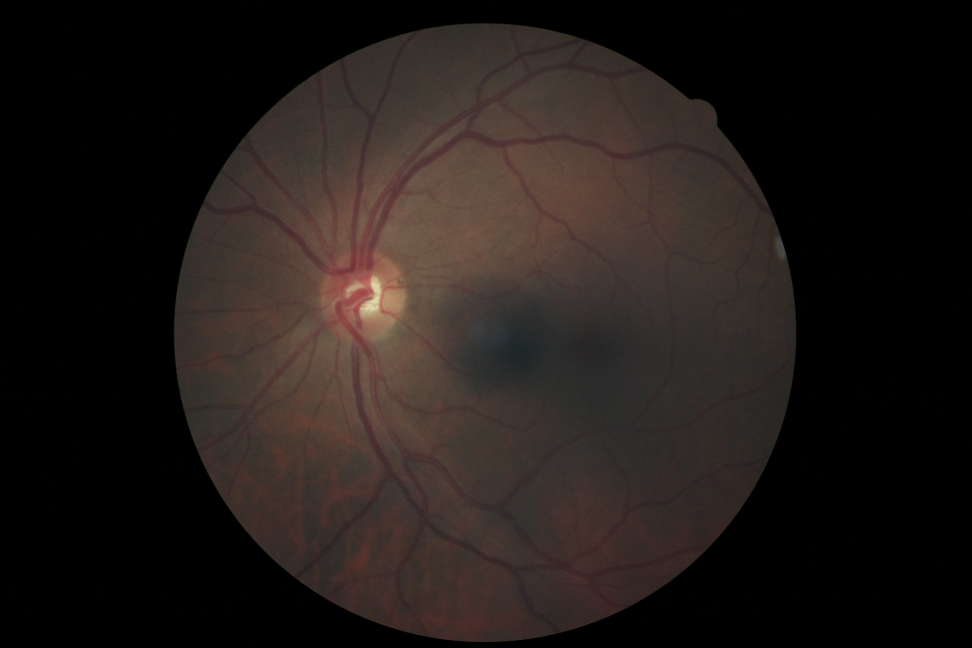
#> input picture IMAGES/19_left.jpeg, 3888 x 2592 px, found by its file name (shown at 1/4 size); its folder holds only this picture in this run
$ python preprocess_crop.py
#> lines starting #> are read from the running program, lines starting #| are printed output that depends on the picture
#> in loadData, img is the input picture: shape (2592, 3888, 3); mean B, G, R 23.8, 26.6, 33.4
### preprocessing/croppingwithpad.py
import cv2
import numpy as np
from PIL import Image, ImageOps

# [5 lines left out: function openImage, not called in this run]

#function that looks for circles in the image. used for cropping the image
def findCircles(img, size, n):
	'''
	This function looks for circles in the fundus images to be used for cropping of the images. It returns center_x, center_y, radius and message
	type_c is the type of the circle
		0 - Circle diameter is almost same with the image height
		1 - Circle diameter is bigger than the image height
		2 - Circle diameter is smaller than the image height
	mes returns a message wether a circle is found or not (0 - circle found, 1 - circle not found)
	'''
#> called with size = 512, n = '19_left.jpeg'
	h, w = img.shape[:2]
#> h = 2592; w = 3888
	size = 512
	helper = h / size
#> helper = 5.06
	s_h = h / helper
#> s_h = 512
	s_w = w / helper
#> s_w = 768
	s_img = cv2.resize(img, (int(s_w), int(s_h)))
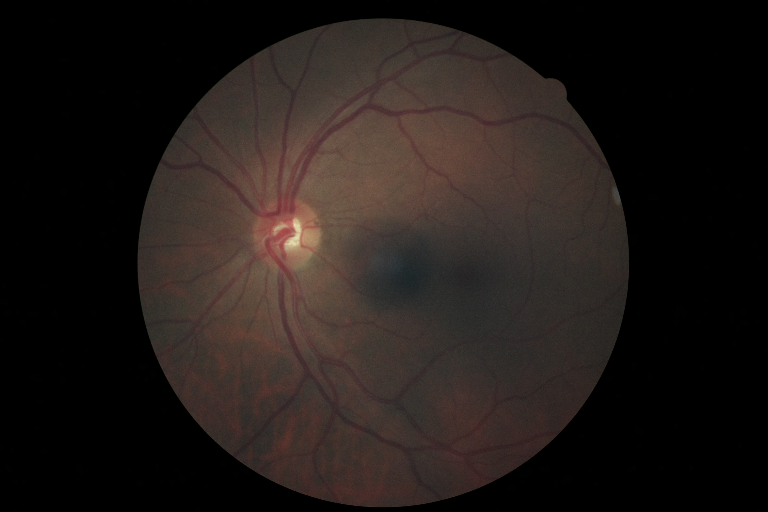
#> s_img: shape (512, 768, 3); mean B, G, R 23.8, 26.6, 33.3
	ret, thresh = cv2.threshold(s_img, 10, 150, cv2.THRESH_BINARY)
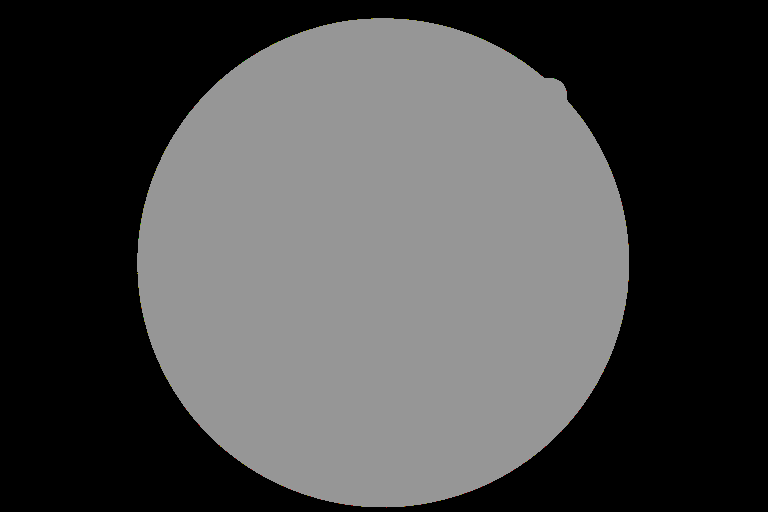
#> thresh: shape (512, 768, 3); mean B, G, R 72.1, 72.2, 72.2

	gray = cv2.cvtColor(thresh, cv2.COLOR_BGR2GRAY)
	gray = cv2.medianBlur(gray, 5)

	circles = cv2.HoughCircles(gray, cv2.HOUGH_GRADIENT, dp =1 , minDist = 20, param1 = 100, param2= 20, minRadius = (int(s_h / 2.05)), maxRadius = (int(s_h / 2) + int(s_h * 0.03)))
#> circles = None
	type_c = 0

	if circles is None:
		circles = cv2.HoughCircles(gray, cv2.HOUGH_GRADIENT, dp = 1,minDist = 20, param1=100, param2=20, minRadius= (int(s_h/2.25)), maxRadius=(int(s_w)))
#> circles = [[382.5, 260.5, 246.2]]
		type_c = 1

	if circles is None:
		circles = cv2.HoughCircles(gray, cv2.HOUGH_GRADIENT, dp = 1,minDist = 20, param1=100, param2=20, minRadius= (int(s_h/2.25)), maxRadius=(int(s_h/2)-int(s_h*0.015)))
		type_c = 2

	mes = 0
	if circles is None:
		print('Cant find circles in image: ', n)
		mes = 1
		c_x = 0
		c_y=0
		r=0
		return c_x, c_y, r, type_c, mes
	else:
		circles = np.uint16(np.around(circles))
#> circles = [[382, 260, 246]]
		rad = 0.0
		for i in circles[0, :]:
			if i[2] > rad:
				rad = i[2]
				circle = i
#> this loop made 1 pass
#> (rad, circle) on pass 1: (246, [382, 260, 246])
#> after the loop, rad = 246
		c_x = int((circle[0]/s_w)*w)
#> c_x = 1933
		c_y = int((circle[1]/s_h)*h)
#> c_y = 1316
		r = int(circle[2]*helper)
#> r = 1245

		return c_x, c_y, r, type_c, mes

def cropImage(img, n):
	'''
	Crops the images by locating the center from the function find circles and crop the images according to the center and radius.
	If mes = 1 it returns the original image and the message
	If mes = 0 it crops the images and return the original image
	'''
	center_x, center_y, r, type_c, mes = findCircles(img, 512, n)
#> center_x = 1933; center_y = 1316; r = 1245; type_c = 1; mes = 0
	if mes == 1:
		return img, mes
	if type_c == 1 or type_c == 0:
		y = 0
	else:
		y = center_y -r

	x = (center_x - r) - 100
#> x = 588
	if x <= 0:
		x = 0
	h = int(y + r * 2) + 200
#> h = 2690
	w = int(x + r * 2) + 200
#> w = 3278
	crop_img = img[y: h, x: w]
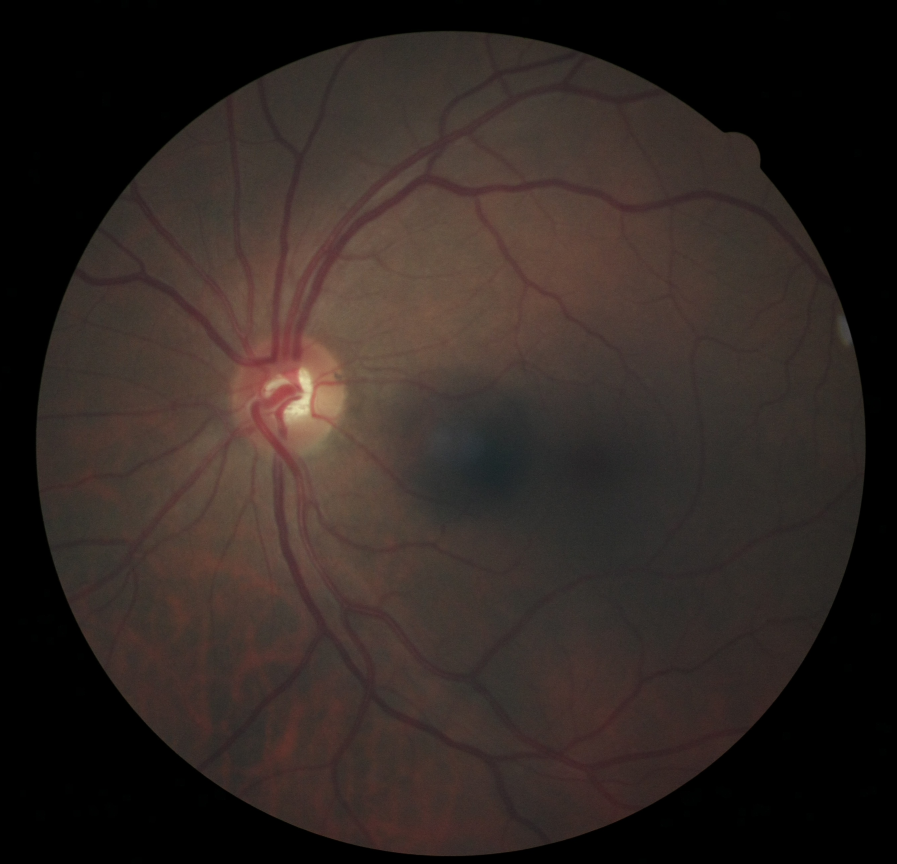
#> crop_img: shape (2592, 2690, 3) (shown at 1/3 size); mean B, G, R 34.5, 38.5, 48.3

	if type_c == 1:
		crop_img = padToSquare(crop_img)
	return crop_img, mes

def padToSquare(img):
	'''
	This function pads the image into a square.
	'''
	w, l = img.shape[:2]
#> w = 2592; l = 2690
	if (w<l):
		border = int((l-w)/2.0)
#> border = 49
		pad_img = cv2.copyMakeBorder(img, top = border, bottom = border, left = 0, right = 0, borderType = cv2.BORDER_CONSTANT, value = [0, 0, 0])
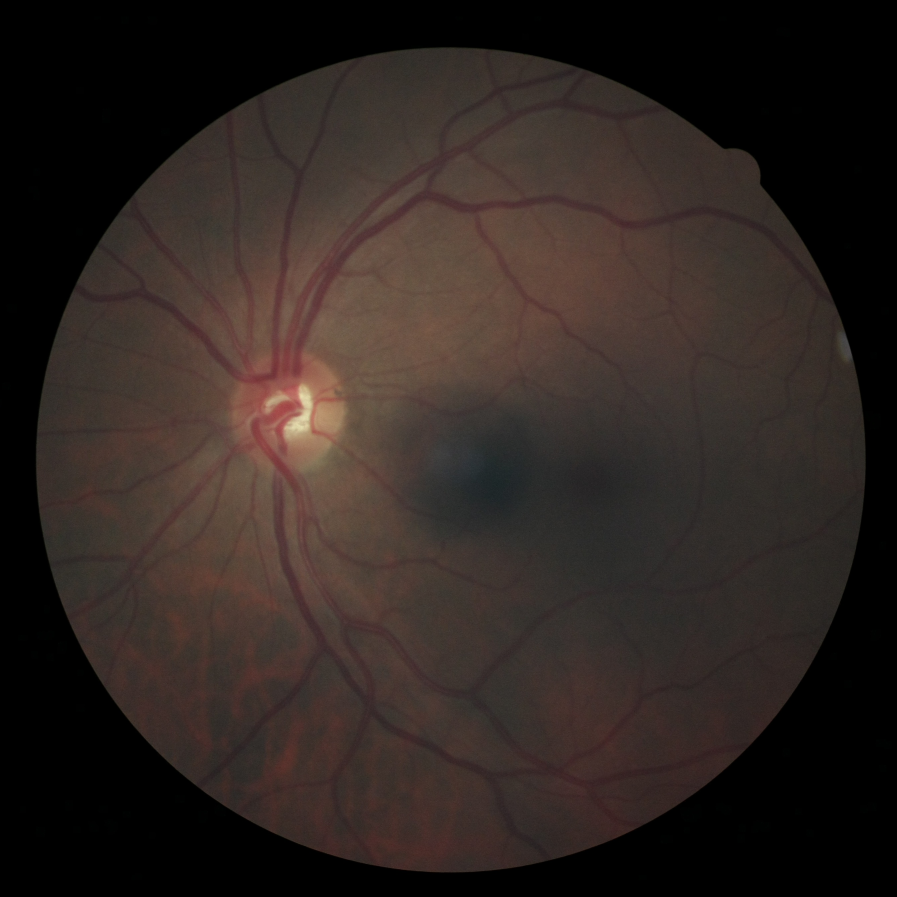
#> pad_img: shape (2690, 2690, 3) (shown at 1/3 size); mean B, G, R 33.2, 37.1, 46.5
	else:
		border = int((w-l) / 2.0)
		pad_img = cv2.copyMakeBorder(img, top = border, bottom = border, left = 0, right = 0, borderType = cv2.BORDER_CONSTANT, value = [0, 0, 0])

	return pad_img

# [21 lines left out: function cropImageSameHeight, not called in this run]

### preprocess_crop.py
import os
import cv2
import numpy as np
import csv
from preprocessing import croppingwithpad

ROOT_PATH = "/Users/joverlyngaudillo/Documents/cloned-repository/fundus-preprocessing/"
train_data_directory = os.path.join(ROOT_PATH, "IMAGES")
target_dir = '/Users/joverlyngaudillo/Documents/cloned-repository/fundus-preprocessing/output_images/with_circles/'
target_dir2 = '/Users/joverlyngaudillo/Documents/cloned-repository/fundus-preprocessing/output_images/no_circles/'
no_circles = []

def loadData(data_directory):
	for f in os.listdir(data_directory):
		file_names = os.path.join(data_directory, f)
		if file_names.endswith('.jpeg'):
			img = cv2.imread(file_names)
			crop, mes = croppingwithpad.cropImage(img, f)
#> mes = 0
			if mes == 1:
				no_circles.append(f)
				crop_no_circles = croppingwithpad.cropImageSameHeight(img, f)
				res = cv2.resize(crop_no_circles, (512, 512))
				cv2.imwrite(target_dir2 + f, res)
			if mes == 0:
				res = cv2.resize(crop, (512, 512))
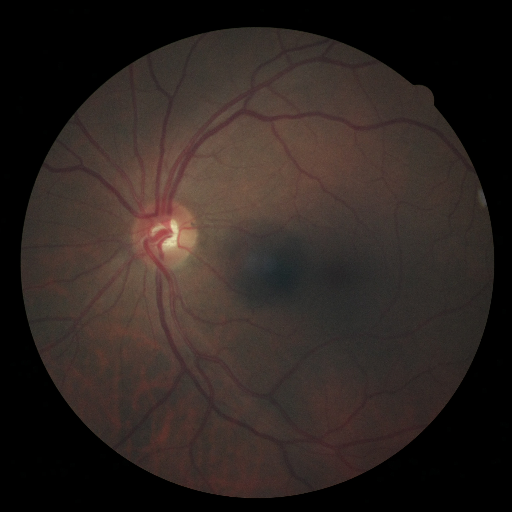
#> res: shape (512, 512, 3); mean B, G, R 33.1, 37, 46.4
				cv2.imwrite(target_dir + f , res)
	np.savetxt('no_circles.txt', no_circles, delimiter = ",", fmt = "%s" )


loadData(train_data_directory)

$ run again, on IMAGES/21_left.jpeg
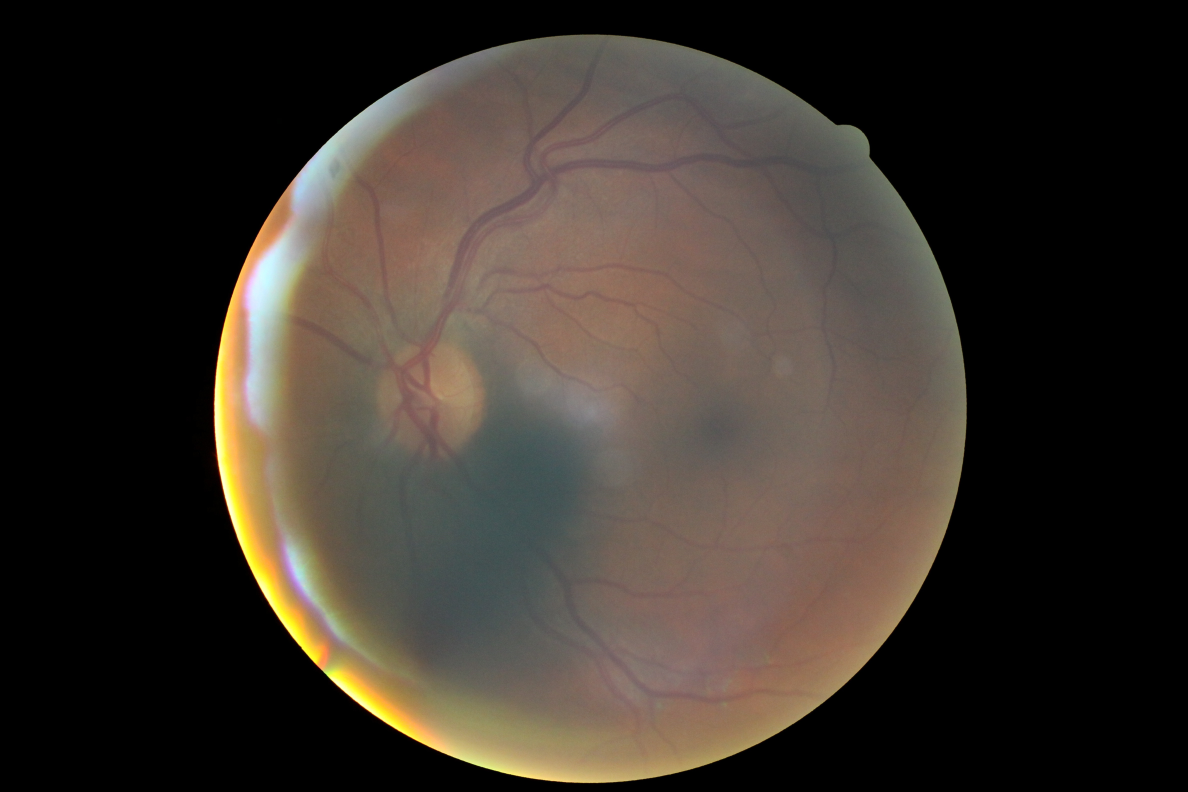
#> input picture IMAGES/21_left.jpeg, 4752 x 3168 px, found by its file name (shown at 1/4 size)
#> in loadData, img is the input picture: shape (3168, 4752, 3); mean B, G, R 43.9, 51.2, 58.7
#> in findCircles, `ret, thresh = cv2.threshold(s_img, 10, 150, cv2.THRESH_BINARY)`:
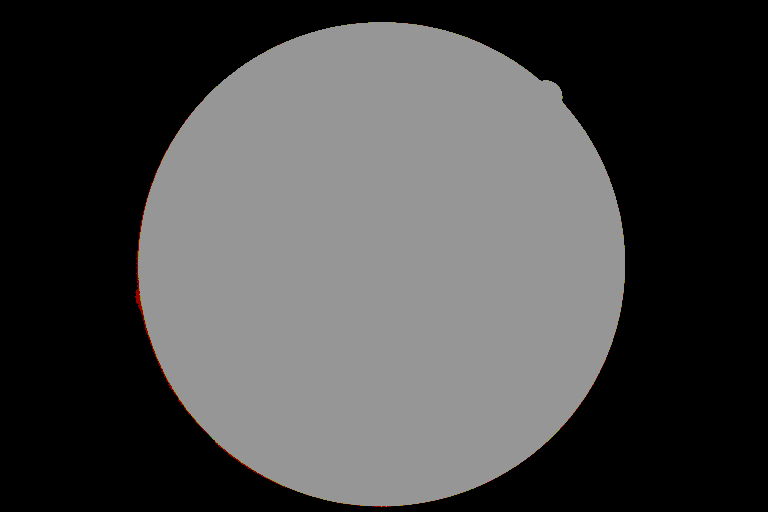
#> thresh: shape (512, 768, 3); mean B, G, R 70.6, 70.7, 71
#> in findCircles, `circles = cv2.HoughCircles(gray, cv2.HOUGH_GRADIENT, dp =1 , minDist =..`: circles = None
#> in findCircles, `circles = cv2.HoughCircles(gray, cv2.HOUGH_GRADIENT, dp = 1,minDist = ..`: circles = [[381.5, 264.5, 243.2], [397.5, 245.5, 266.7], [401.5, 274.5, 266], [365.5, 251.5, 262.1]]
#> in findCircles, `circles = np.uint16(np.around(circles))`: circles = [[382, 264, 243], [398, 246, 267], [402, 274, 266], [366, 252, 262]]
#> the loop in findCircles, `for i in circles[0, :]:` made 4 passes
#> (rad, circle) on passes 1 to 2: (243, [382, 264, 243]), (267, [398, 246, 267])
#> after the loop in findCircles, `for i in circles[0, :]:`: rad = 267
#> c_x = 2462
#> c_y = 1522
#> in findCircles, `r = int(circle[2]*helper)`: r = 1652
#> in cropImage, `center_x, center_y, r, type_c, mes = findCircles(img, 512, n)`: center_x = 2462; center_y = 1522; r = 1652; type_c = 1; mes = 0
#> x = 710
#> in cropImage, `h = int(y + r * 2) + 200`: h = 3504
#> in cropImage, `w = int(x + r * 2) + 200`: w = 4214
#> in loadData, `crop, mes = croppingwithpad.cropImage(img, f)`: mes = 0
#> in loadData, `res = cv2.resize(crop, (512, 512))`:
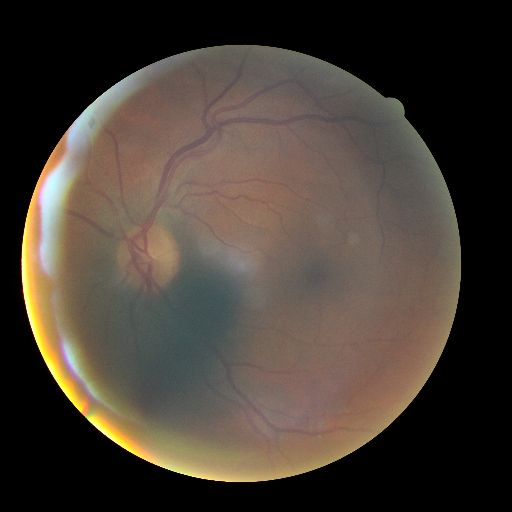
#> res: shape (512, 512, 3); mean B, G, R 53.8, 62.8, 71.9
